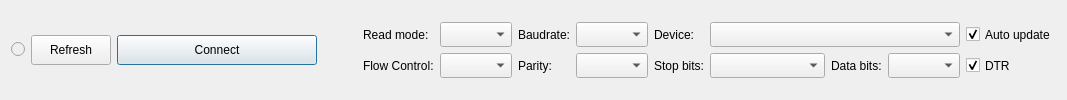
         <widget class="QWidget" name="tabSerial">
          <attribute name="title">
           <string>Serial COM</string>
          </attribute>
          <layout class="QGridLayout" name="gridLayout_5">
           <item row="5" column="4">
            <spacer name="horizontalSpacer_6">
             <property name="orientation">
              <enum>Qt::Horizontal</enum>
             </property>
             <property name="sizeHint" stdset="0">
              <size>
               <width>40</width>
               <height>20</height>
              </size>
             </property>
            </spacer>
           </item>
           <item row="5" column="2">
            <widget class="QPushButton" name="pushButtonRefresh">
             <property name="enabled">
              <bool>true</bool>
             </property>
             <property name="minimumSize">
              <size>
               <width>0</width>
               <height>30</height>
              </size>
             </property>
             <property name="text">
              <string>Refresh</string>
             </property>
            </widget>
           </item>
           <item row="5" column="1">
            <widget class="QRadioButton" name="radioButtonDeviceUpdate">
             <property name="enabled">
              <bool>false</bool>
             </property>
             <property name="sizePolicy">
              <sizepolicy hsizetype="Preferred" vsizetype="Fixed">
               <horstretch>0</horstretch>
               <verstretch>0</verstretch>
              </sizepolicy>
             </property>
             <property name="maximumSize">
              <size>
               <width>16777215</width>
               <height>16777215</height>
              </size>
             </property>
             <property name="autoFillBackground">
              <bool>false</bool>
             </property>
             <property name="text">
              <string/>
             </property>
             <property name="autoExclusive">
              <bool>true</bool>
             </property>
            </widget>
           </item>
           <item row="5" column="3">
            <widget class="QPushButton" name="pushButtonSerialConnect">
             <property name="sizePolicy">
              <sizepolicy hsizetype="Minimum" vsizetype="Fixed">
               <horstretch>0</horstretch>
               <verstretch>0</verstretch>
              </sizepolicy>
             </property>
             <property name="minimumSize">
              <size>
               <width>200</width>
               <height>30</height>
              </size>
             </property>
             <property name="text">
              <string>Connect</string>
             </property>
             <property name="shortcut">
              <string>Alt+N</string>
             </property>
             <property name="checkable">
              <bool>true</bool>
             </property>
             <property name="checked">
              <bool>false</bool>
             </property>
             <property name="autoDefault">
              <bool>false</bool>
             </property>
             <property name="default">
              <bool>true</bool>
             </property>
             <property name="flat">
              <bool>false</bool>
             </property>
            </widget>
           </item>
           <item row="5" column="5">
            <layout class="QGridLayout" name="gridLayout_2">
             <item row="1" column="5">
              <widget class="QLabel" name="labelParity">
               <property name="sizePolicy">
                <sizepolicy hsizetype="Maximum" vsizetype="Preferred">
                 <horstretch>0</horstretch>
                 <verstretch>0</verstretch>
                </sizepolicy>
               </property>
               <property name="text">
                <string>Parity:</string>
               </property>
              </widget>
             </item>
             <item row="0" column="8" colspan="4">
              <widget class="QComboBox" name="comboBoxDevices">
               <property name="enabled">
                <bool>true</bool>
               </property>
               <property name="sizePolicy">
                <sizepolicy hsizetype="Preferred" vsizetype="Preferred">
                 <horstretch>0</horstretch>
                 <verstretch>0</verstretch>
                </sizepolicy>
               </property>
               <property name="minimumSize">
                <size>
                 <width>250</width>
                 <height>25</height>
                </size>
               </property>
               <property name="maximumSize">
                <size>
                 <width>16777215</width>
                 <height>16777215</height>
                </size>
               </property>
               <property name="sizeIncrement">
                <size>
                 <width>0</width>
                 <height>0</height>
                </size>
               </property>
               <property name="sizeAdjustPolicy">
                <enum>QComboBox::AdjustToContents</enum>
               </property>
              </widget>
             </item>
             <item row="1" column="1">
              <widget class="QLabel" name="labelFlowControl">
               <property name="sizePolicy">
                <sizepolicy hsizetype="Maximum" vsizetype="Preferred">
                 <horstretch>0</horstretch>
                 <verstretch>0</verstretch>
                </sizepolicy>
               </property>
               <property name="text">
                <string>Flow Control:</string>
               </property>
              </widget>
             </item>
             <item row="0" column="1">
              <widget class="QLabel" name="label_3">
               <property name="sizePolicy">
                <sizepolicy hsizetype="Maximum" vsizetype="Preferred">
                 <horstretch>0</horstretch>
                 <verstretch>0</verstretch>
                </sizepolicy>
               </property>
               <property name="text">
                <string>Read mode:</string>
               </property>
              </widget>
             </item>
             <item row="1" column="12">
              <widget class="QCheckBox" name="checkBoxDTR">
               <property name="sizePolicy">
                <sizepolicy hsizetype="Maximum" vsizetype="Preferred">
                 <horstretch>0</horstretch>
                 <verstretch>0</verstretch>
                </sizepolicy>
               </property>
               <property name="toolTip">
                <string>&lt;html&gt;&lt;head/&gt;&lt;body&gt;&lt;p&gt;&amp;quot;Data Terminal Ready&amp;quot; - required by some devices such as Arduino Due for proper UART initialisation.&lt;/p&gt;&lt;/body&gt;&lt;/html&gt;</string>
               </property>
               <property name="text">
                <string>DTR</string>
               </property>
               <property name="checked">
                <bool>true</bool>
               </property>
              </widget>
             </item>
             <item row="0" column="5">
              <widget class="QLabel" name="label_2">
               <property name="sizePolicy">
                <sizepolicy hsizetype="Maximum" vsizetype="Preferred">
                 <horstretch>0</horstretch>
                 <verstretch>0</verstretch>
                </sizepolicy>
               </property>
               <property name="minimumSize">
                <size>
                 <width>0</width>
                 <height>0</height>
                </size>
               </property>
               <property name="maximumSize">
                <size>
                 <width>16777215</width>
                 <height>16777215</height>
                </size>
               </property>
               <property name="text">
                <string>Baudrate:</string>
               </property>
               <property name="alignment">
                <set>Qt::AlignRight|Qt::AlignTrailing|Qt::AlignVCenter</set>
               </property>
              </widget>
             </item>
             <item row="0" column="7">
              <widget class="QLabel" name="label">
               <property name="sizePolicy">
                <sizepolicy hsizetype="Maximum" vsizetype="Preferred">
                 <horstretch>0</horstretch>
                 <verstretch>0</verstretch>
                </sizepolicy>
               </property>
               <property name="minimumSize">
                <size>
                 <width>0</width>
                 <height>0</height>
                </size>
               </property>
               <property name="maximumSize">
                <size>
                 <width>16777215</width>
                 <height>16777215</height>
                </size>
               </property>
               <property name="text">
                <string>Device:</string>
               </property>
               <property name="alignment">
                <set>Qt::AlignRight|Qt::AlignTrailing|Qt::AlignVCenter</set>
               </property>
              </widget>
             </item>
             <item row="0" column="12">
              <widget class="QCheckBox" name="checkBoxAutoRefresh">
               <property name="sizePolicy">
                <sizepolicy hsizetype="Preferred" vsizetype="Preferred">
                 <horstretch>0</horstretch>
                 <verstretch>0</verstretch>
                </sizepolicy>
               </property>
               <property name="minimumSize">
                <size>
                 <width>0</width>
                 <height>0</height>
                </size>
               </property>
               <property name="maximumSize">
                <size>
                 <width>16777215</width>
                 <height>16777215</height>
                </size>
               </property>
               <property name="text">
                <string>Auto update</string>
               </property>
               <property name="checked">
                <bool>true</bool>
               </property>
              </widget>
             </item>
             <item row="1" column="6">
              <widget class="QComboBox" name="comboBoxParity">
               <property name="sizePolicy">
                <sizepolicy hsizetype="Preferred" vsizetype="Preferred">
                 <horstretch>0</horstretch>
                 <verstretch>0</verstretch>
                </sizepolicy>
               </property>
              </widget>
             </item>
             <item row="0" column="6">
              <widget class="QComboBox" name="comboBoxBaudRates">
               <property name="enabled">
                <bool>true</bool>
               </property>
               <property name="sizePolicy">
                <sizepolicy hsizetype="Preferred" vsizetype="Preferred">
                 <horstretch>0</horstretch>
                 <verstretch>0</verstretch>
                </sizepolicy>
               </property>
               <property name="minimumSize">
                <size>
                 <width>0</width>
                 <height>25</height>
                </size>
               </property>
               <property name="toolTip">
                <string>&lt;html&gt;&lt;head/&gt;&lt;body&gt;&lt;p&gt;This list contains baud rates supported by current hardware.&lt;/p&gt;&lt;/body&gt;&lt;/html&gt;</string>
               </property>
              </widget>
             </item>
             <item row="0" column="2" colspan="3">
              <widget class="QComboBox" name="comboBoxSerialReadMode">
               <property name="sizePolicy">
                <sizepolicy hsizetype="MinimumExpanding" vsizetype="Preferred">
                 <horstretch>0</horstretch>
                 <verstretch>0</verstretch>
                </sizepolicy>
               </property>
               <property name="minimumSize">
                <size>
                 <width>0</width>
                 <height>25</height>
                </size>
               </property>
               <property name="sizeAdjustPolicy">
                <enum>QComboBox::AdjustToContents</enum>
               </property>
              </widget>
             </item>
             <item row="1" column="2" colspan="3">
              <widget class="QComboBox" name="comboBoxFlowControl">
               <property name="sizePolicy">
                <sizepolicy hsizetype="Preferred" vsizetype="Preferred">
                 <horstretch>0</horstretch>
                 <verstretch>0</verstretch>
                </sizepolicy>
               </property>
              </widget>
             </item>
             <item row="1" column="11">
              <widget class="QComboBox" name="comboBoxDataBits">
               <property name="sizePolicy">
                <sizepolicy hsizetype="Preferred" vsizetype="Preferred">
                 <horstretch>0</horstretch>
                 <verstretch>0</verstretch>
                </sizepolicy>
               </property>
              </widget>
             </item>
             <item row="1" column="10">
              <widget class="QLabel" name="labelDataBits">
               <property name="sizePolicy">
                <sizepolicy hsizetype="Maximum" vsizetype="Preferred">
                 <horstretch>0</horstretch>
                 <verstretch>0</verstretch>
                </sizepolicy>
               </property>
               <property name="text">
                <string>Data bits:</string>
               </property>
              </widget>
             </item>
             <item row="1" column="7">
              <widget class="QLabel" name="labelStopBits">
               <property name="sizePolicy">
                <sizepolicy hsizetype="Maximum" vsizetype="Preferred">
                 <horstretch>0</horstretch>
                 <verstretch>0</verstretch>
                </sizepolicy>
               </property>
               <property name="text">
                <string>Stop bits:</string>
               </property>
              </widget>
             </item>
             <item row="1" column="8" colspan="2">
              <widget class="QComboBox" name="comboBoxStopBits">
               <property name="sizePolicy">
                <sizepolicy hsizetype="Preferred" vsizetype="Preferred">
                 <horstretch>0</horstretch>
                 <verstretch>0</verstretch>
                </sizepolicy>
               </property>
               <property name="minimumSize">
                <size>
                 <width>0</width>
                 <height>25</height>
                </size>
               </property>
              </widget>
             </item>
            </layout>
           </item>
          </layout>
         </widget>
